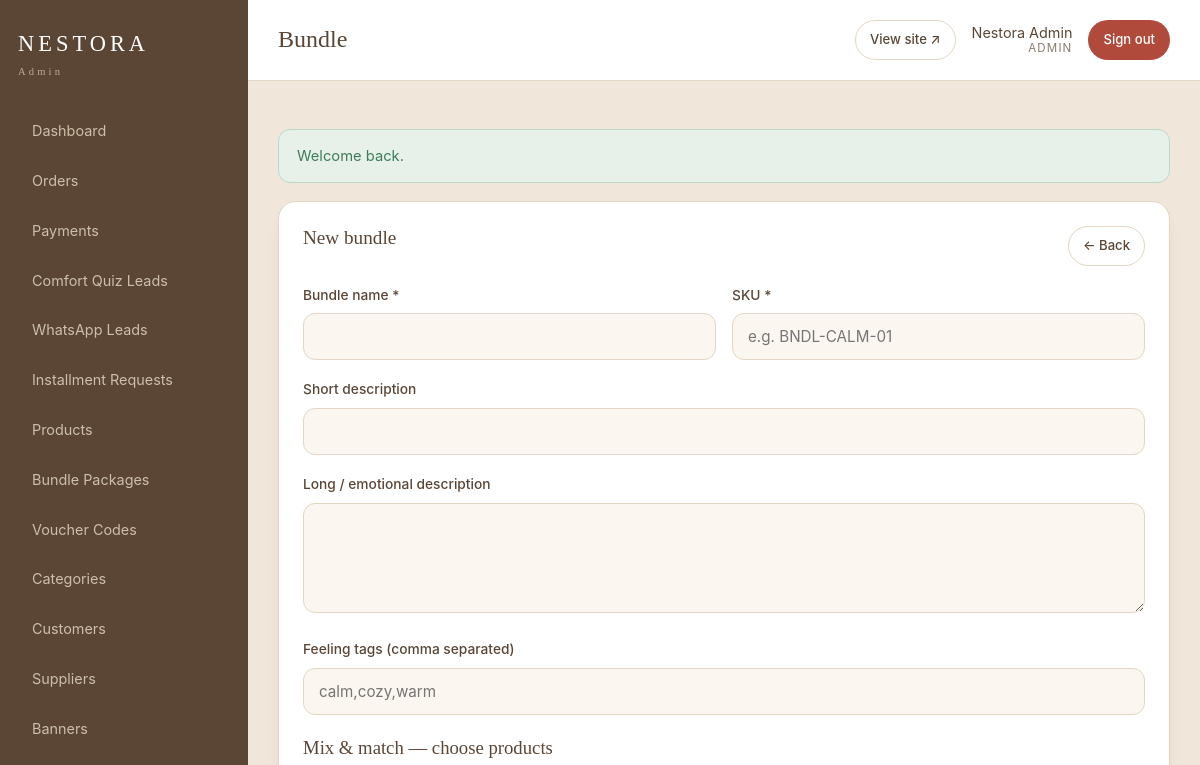
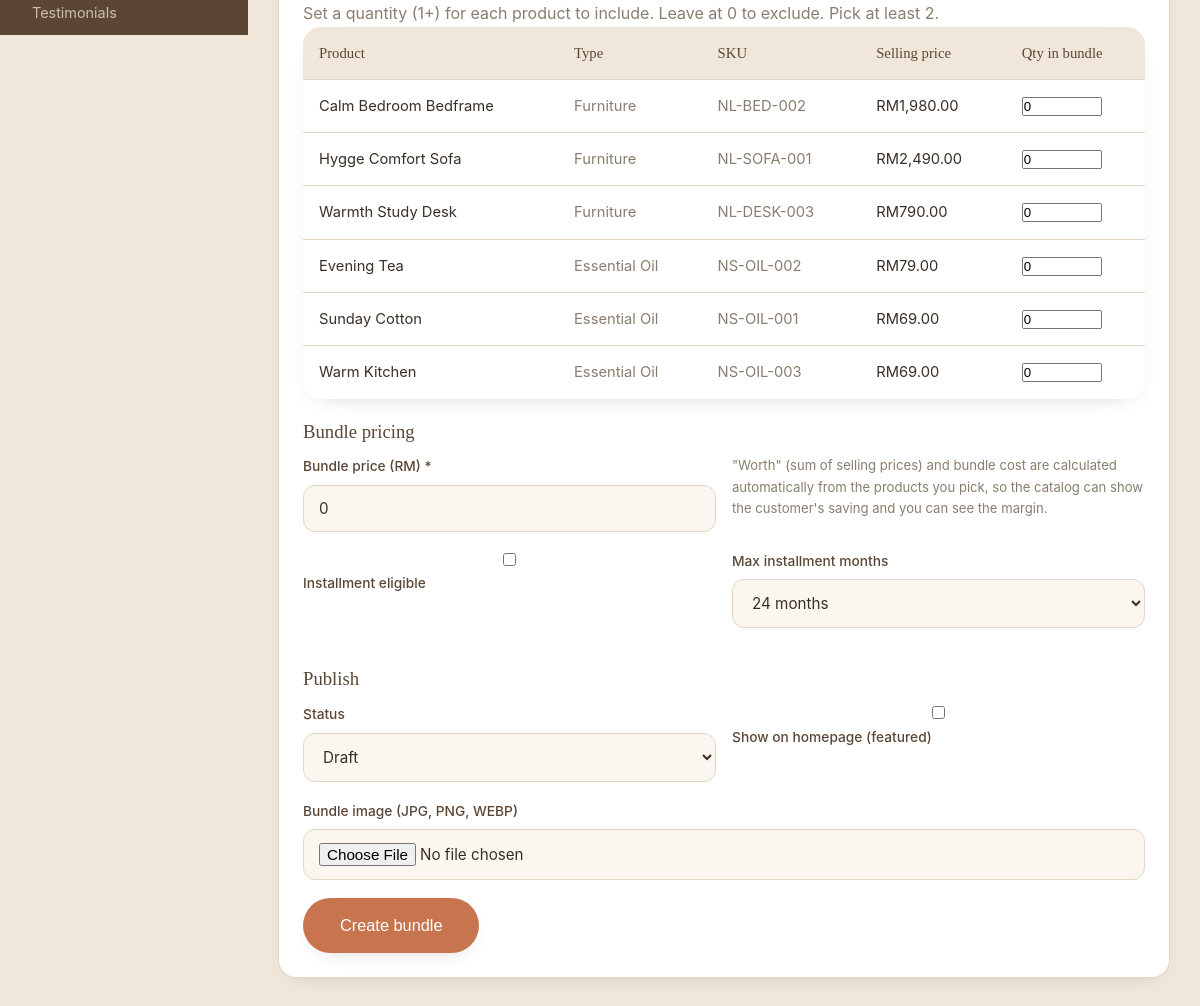
/admin/bundle_form.php (signed in), run on the app's committed database (2 pictures, top to bottom).
### tables this page shows
CREATE TABLE IF NOT EXISTS products (
    id                   INT UNSIGNED NOT NULL AUTO_INCREMENT,
    name                 VARCHAR(190)  NOT NULL,
    slug                 VARCHAR(210)  NOT NULL,
    sku                  VARCHAR(80)   NOT NULL,
    category_id          INT UNSIGNED  NULL,
    product_type         ENUM('furniture','essential_oil','diffuser','bundle') NOT NULL DEFAULT 'furniture',
    short_description    VARCHAR(500)  NULL,
    long_description     TEXT          NULL,
    feeling_tags         VARCHAR(255)  NULL,             
    scent_profile        VARCHAR(255)  NULL,             
    scent_mood           VARCHAR(180)  NULL,
    scent_notes          VARCHAR(255)  NULL,
    best_room_usage      VARCHAR(180)  NULL,
    usage_instructions   TEXT          NULL,
    safety_disclaimer    TEXT          NULL,
    bottle_size          VARCHAR(80)   NULL,             
    material             VARCHAR(255)  NULL,             
    dimensions           VARCHAR(255)  NULL,             
    delivery_note        VARCHAR(255)  NULL,
    price                DECIMAL(10,2) NOT NULL DEFAULT 0.00,    
    base_price           DECIMAL(10,2) NULL,                      
    promo_price          DECIMAL(10,2) NULL,
    installment_eligible TINYINT(1)    NOT NULL DEFAULT 0,
    max_installment_months ENUM('6','12','24') NOT NULL DEFAULT '24',
    supplier_cost        DECIMAL(10,2) NULL,             
    cost_price           DECIMAL(10,2) NULL,             
    supplier_id          INT UNSIGNED  NULL,
    stock_status         ENUM('available','preorder','checking','unavailable') NOT NULL DEFAULT 'available',
    track_inventory      TINYINT(1)    NOT NULL DEFAULT 0,
    stock_quantity       INT           NOT NULL DEFAULT 0,
    low_stock_threshold  INT           NOT NULL DEFAULT 0,
    is_featured          TINYINT(1)    NOT NULL DEFAULT 0,
    status               ENUM('draft','active','hidden') NOT NULL DEFAULT 'draft',
    created_at           DATETIME      NOT NULL DEFAULT CURRENT_TIMESTAMP,
    updated_at           DATETIME      NOT NULL DEFAULT CURRENT_TIMESTAMP ON UPDATE CURRENT_TIMESTAMP,
    PRIMARY KEY (id),
    UNIQUE KEY uq_product_slug (slug),
    UNIQUE KEY uq_product_sku (sku),
    KEY idx_product_type (product_type),
    KEY idx_product_status (status),
    KEY idx_product_category (category_id),
    CONSTRAINT fk_product_category FOREIGN KEY (category_id) REFERENCES categories(id) ON DELETE SET NULL,
    CONSTRAINT fk_product_supplier FOREIGN KEY (supplier_id) REFERENCES suppliers(id) ON DELETE SET NULL
);

### inc/functions.php (called while the page is built, shortened)
<?php
function e(?string $value): string
{
    return htmlspecialchars((string) $value, ENT_QUOTES | ENT_SUBSTITUTE, 'UTF-8');
}
function base_url(string $path = ''): string
{
    return BASE_URL . $path;
}
function money(float $amount): string
{
    return 'RM' . number_format($amount, 2);
}
function effective_price(array $product): float
{
    $price = (float) $product['price'];
    if (isset($product['promo_price']) && $product['promo_price'] !== null
        && (float) $product['promo_price'] > 0
        && (float) $product['promo_price'] < $price) {
        return (float) $product['promo_price'];
    }
    return $price;
}
function label(string $value): string
{
    return ucwords(str_replace('_', ' ', $value));
}

### admin/bundle_form.php (the view, shortened to what this page needs)
<?php
$pdo = db();
$bundle = null;
$candidates = $pdo->query(
    "SELECT id, name, sku, product_type, price, promo_price, cost_price, status
     FROM products
     WHERE product_type <> 'bundle'
     ORDER BY product_type, name"
)->fetchAll();
$selected = [];
$v = function (string $key, $default = '') use ($bundle) {
    if ($_SERVER['REQUEST_METHOD'] === 'POST') { return input($key, $default); }
    return $bundle[$key] ?? $default;
};
require_once __DIR__ . '/../inc/admin_layout.php';
?>
<div class="panel" style="max-width:980px">
    <div class="panel-head">
        <h2><?= $bundle ? 'Edit bundle' : 'New bundle' ?></h2>
        <a class="btn btn-soft btn-sm" href="<?= base_url('/admin/bundles.php') ?>">&larr; Back</a>
    </div>
    <form method="post" enctype="multipart/form-data">
        <div class="form-row">
            <div class="field"><label>Bundle name *</label><input type="text" name="name" value="<?= e((string)$v('name')) ?>" required></div>
            <div class="field"><label>SKU *</label><input type="text" name="sku" value="<?= e((string)$v('sku')) ?>" placeholder="e.g. BNDL-CALM-01" required></div>
        </div>
        <div class="field"><label>Short description</label><input type="text" name="short_description" value="<?= e((string)$v('short_description')) ?>"></div>
        <div class="field"><label>Long / emotional description</label><textarea name="long_description"><?= e((string)$v('long_description')) ?></textarea></div>
        <div class="field"><label>Feeling tags (comma separated)</label><input type="text" name="feeling_tags" value="<?= e((string)$v('feeling_tags')) ?>" placeholder="calm,cozy,warm"></div>
        <h3 style="margin:22px 0 12px">Mix &amp; match — choose products</h3>
        <p class="muted" style="margin-top:-6px">Set a quantity (1+) for each product to include. Leave at 0 to exclude. Pick at least 2.</p>
        <table class="table">
            <thead><tr><th>Product</th><th>Type</th><th>SKU</th><th>Selling price</th><th>Qty in bundle</th></tr></thead>
            <tbody>
            <?php foreach ($candidates as $c):
                $cur = $selected[(int)$c['id']] ?? 0; ?>
                <tr>
                    <td><?= e($c['name']) ?>
                    </td>
                    <td class="muted"><?= e(label($c['product_type'])) ?></td>
                    <td class="muted"><?= e($c['sku']) ?></td>
                    <td><?= money(effective_price($c)) ?></td>
                    <td><input type="number" name="qty[<?= (int)$c['id'] ?>]" value="<?= (int)$cur ?>" min="0" max="99" style="width:80px"></td>
                </tr>
            <?php endforeach; ?>
            </tbody>
        </table>
        <h3 style="margin:22px 0 12px">Bundle pricing</h3>
        <div class="form-row">
            <div class="field"><label>Bundle price (RM) *</label><input type="number" step="0.01" name="price" value="<?= e((string)$v('price','0')) ?>" required></div>
            <div class="field">
                <p class="muted" style="font-size:.82rem;margin:0">
                    "Worth" (sum of selling prices) and bundle cost are calculated
                    automatically from the products you pick, so the catalog can show
                    the customer's saving and you can see the margin.
                </p>
            </div>
        </div>
        <div class="form-row">
            <div class="field">
                <label><input type="checkbox" name="installment_eligible" value="1" <?= $v('installment_eligible')?'checked':'' ?>> Installment eligible</label>
            </div>
            <div class="field">
                <label>Max installment months</label>
                <select name="max_installment_months">
                    <?php foreach (['6','12','24'] as $m): ?>
                        <option value="<?= $m ?>" <?= (string)$v('max_installment_months','24')===$m?'selected':'' ?>><?= $m ?> months</option>
                    <?php endforeach; ?>
                </select>
            </div>
        </div>
        <h3 style="margin:22px 0 12px">Publish</h3>
        <div class="form-row">
            <div class="field">
                <label>Status</label>
                <select name="status">
                    <?php foreach (['draft','active','hidden'] as $st): ?>
                        <option value="<?= $st ?>" <?= $v('status','draft')===$st?'selected':'' ?>><?= e(label($st)) ?></option>
                    <?php endforeach; ?>
                </select>
            </div>
            <div class="field"><label><input type="checkbox" name="is_featured" value="1" <?= $v('is_featured')?'checked':'' ?>> Show on homepage (featured)</label></div>
        </div>
        <div class="field"><label>Bundle image (JPG, PNG, WEBP)</label><input type="file" name="image" accept="image/jpeg,image/png,image/webp"></div>
        <button class="btn btn-primary btn-lg" type="submit"><?= $bundle ? 'Save bundle' : 'Create bundle' ?></button>
    </form>
</div>

### assets/css/style.css (style rules this page uses)
:root { --cream:#fbf6ef; --oat:#f0e7da; --beige:#e7d8c4; --terracotta:#c8744f; --terracotta-dark:#a85a3a; --brown:#5b4636; --olive-grey:#7c7a6c; --ink:#3a2f26; --muted:#8a7d6e; --line:#e3d6c4; --white:#ffffff; --ok:#3f7d5a; --warn:#b8862b; --err:#b04a3a; --radius:18px; --radius-lg:28px; --shadow:0 18px 40px -22px rgba(91,70,54,.45); --shadow-sm:0 8px 22px -16px rgba(91,70,54,.45); --font-serif:'Fraunces',Georgia,serif; --font-sans:'Inter',system-ui,-apple-system,sans-serif; }
* { box-sizing:border-box;margin:0;padding:0 }
html { scroll-behavior:smooth }
body { font-family:var(--font-sans); color:var(--ink); background:var(--cream); line-height:1.65; -webkit-font-smoothing:antialiased; }
a { color:inherit;text-decoration:none }
h1,h2,h3,h4 { font-family:var(--font-serif);font-weight:500;line-height:1.2;color:var(--brown) }
.btn { display:inline-block;padding:14px 28px;border-radius:999px; font-weight:500;font-size:.95rem;cursor:pointer;border:1px solid transparent; transition:transform .18s ease, box-shadow .18s ease, background .18s ease; }
.btn-primary { background:var(--terracotta);color:#fff;box-shadow:var(--shadow-sm) }
.btn-soft { background:var(--white);color:var(--brown);border-color:var(--line) }
.btn-lg { padding:17px 36px;font-size:1.02rem }
.field { margin-bottom:18px }
.field label { display:block;font-size:.86rem;font-weight:500;margin-bottom:7px;color:var(--brown) }
.field input,.field select,.field textarea { width:100%;padding:13px 15px;border:1px solid var(--line);border-radius:12px; font-family:inherit;font-size:.95rem;background:var(--cream);color:var(--ink); }
.field textarea { min-height:110px;resize:vertical }
.form-row { display:grid;grid-template-columns:1fr 1fr;gap:16px }
.table { width:100%;border-collapse:collapse;background:#fff;border-radius:var(--radius);overflow:hidden;box-shadow:var(--shadow-sm) }
.table th,.table td { padding:14px 16px;text-align:left;border-bottom:1px solid var(--line);font-size:.92rem }
.table th { background:var(--oat);font-family:var(--font-serif);font-weight:500;color:var(--brown) }
.table tr:last-child td { border-bottom:none }
.admin-body { background:var(--oat) }
.panel { background:#fff;border:1px solid var(--line);border-radius:var(--radius);padding:24px;box-shadow:var(--shadow-sm);margin-bottom:24px }
.panel h2 { font-size:1.2rem;margin-bottom:16px }
.panel-head { display:flex;justify-content:space-between;align-items:center;margin-bottom:18px;flex-wrap:wrap;gap:12px }
.btn-sm { padding:8px 14px;font-size:.82rem }
.muted { color:var(--muted) }

### data on the page
products: name "Calm Bedroom Bedframe", product_type "Furniture", sku "NL-BED-002", price "RM1,980.00", id "0"
products: name "Hygge Comfort Sofa", product_type "Furniture", sku "NL-SOFA-001", promo_price "RM2,490.00", id "0"
products: name "Warmth Study Desk", product_type "Furniture", sku "NL-DESK-003", promo_price "RM790.00", id "0"
products: name "Evening Tea", product_type "Essential Oil", sku "NS-OIL-002", price "RM79.00", id "0"
products: name "Sunday Cotton", product_type "Essential Oil", sku "NS-OIL-001", promo_price "RM69.00", id "0"
products: name "Warm Kitchen", product_type "Essential Oil", sku "NS-OIL-003", promo_price "RM69.00", id "0"

### other printed values
$title "Dashboard"
$title "Orders"
$title "Payments"
$title "Comfort Quiz Leads"
$title "WhatsApp Leads"
$title "Installment Requests"
$title "Products"
$title "Bundle Packages"
$title "Voucher Codes"
$title "Categories"
$title "Customers"
$title "Suppliers"
$title "Banners"
$title "Testimonials"
$pageTitle "Bundle"
